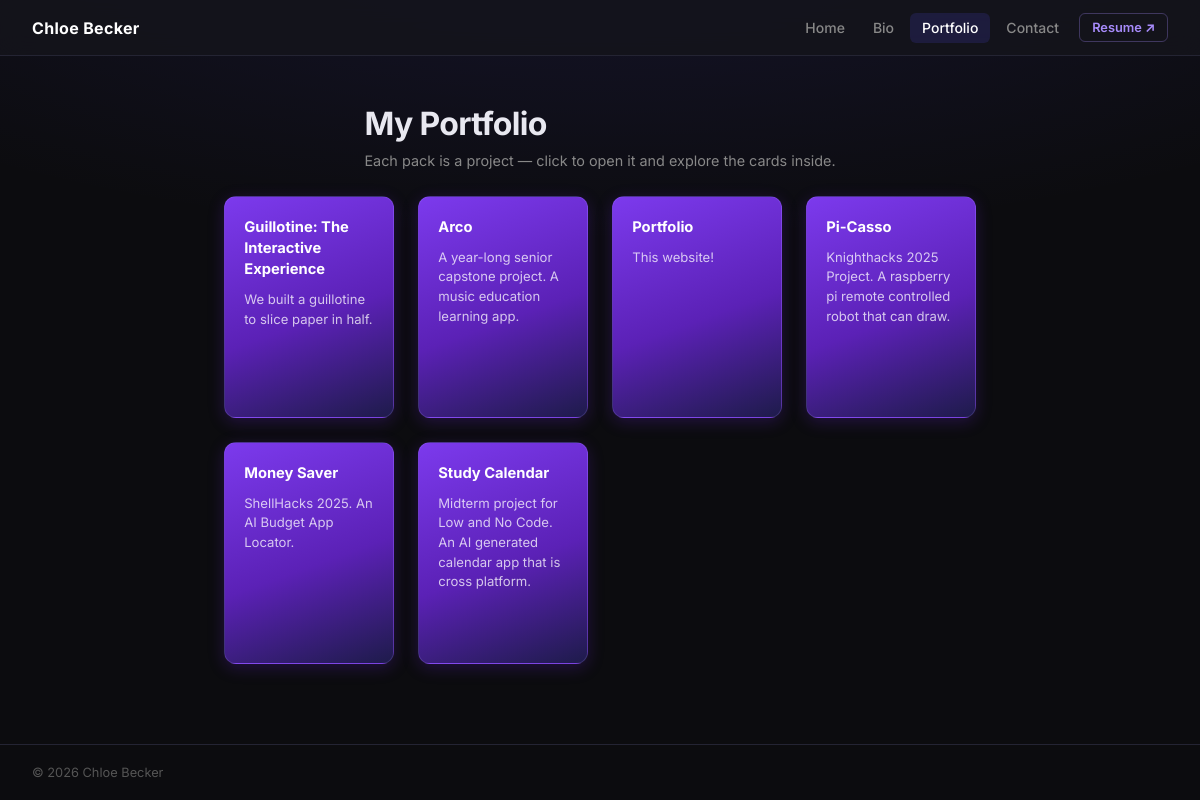
Screenshot of /portfolio.php with the database file from the repository.
### tables this page shows
CREATE TABLE projects (
        id             INTEGER PRIMARY KEY AUTOINCREMENT,
        github_id      INTEGER UNIQUE,
        name           TEXT NOT NULL,
        description    TEXT,
        custom_description TEXT,
        homepage       TEXT,
        language       TEXT,
        topics         TEXT,
        stars          INTEGER DEFAULT 0,
        forks          INTEGER DEFAULT 0,
        html_url       TEXT,
        is_fork        INTEGER DEFAULT 0,
        visible        INTEGER DEFAULT 1,
        sort_order     INTEGER DEFAULT 0,
        created_at     TEXT,
        updated_at     TEXT,
        synced_at      TEXT
    , card_count INTEGER DEFAULT 0, custom_name TEXT, is_current INTEGER DEFAULT 0);

### portfolio.php (the view, shortened to what this page needs)
<!DOCTYPE html>
<html lang="en">
<head>
    <link rel="stylesheet" href="./css/style.css">
</head>
<body>
    <?php require 'header.php'; ?>
    <div class="page-hero">
        <h1>My Portfolio</h1>
        <p>Each pack is a project — click to open it and explore the cards inside.</p>
    </div>
    <?php
    $db = get_db();
    $projects = $db->query("SELECT * FROM projects WHERE visible = 1 ORDER BY sort_order ASC, name ASC")->fetchAll(PDO::FETCH_ASSOC);
    $pack_data = [];
    if ($projects) {
        $ids = array_column($projects, 'id');
        $placeholders = implode(',', array_fill(0, count($ids), '?'));
        $stmt = $db->prepare("SELECT * FROM cards WHERE project_id IN ($placeholders) ORDER BY sort_order ASC, id ASC");
        $stmt->execute($ids);
        foreach ($stmt->fetchAll(PDO::FETCH_ASSOC) as $card) {
            $pack_data[$card['project_id']][] = $card;
        }
    }
    if ($projects):
    ?>
    <div class="packs" data-opened="<?= htmlspecialchars(json_encode(array_map('strval', $_SESSION['opened_packs'] ?? [])), ENT_QUOTES) ?>">
        <?php foreach ($projects as $p):
            $display_name = !empty($p['custom_name']) ? $p['custom_name'] : $p['name'];
            $desc = !empty($p['custom_description']) ? $p['custom_description'] : $p['description'];
        ?>
        <div class="pack" data-project-id="<?= $p['id'] ?>" data-cards="<?= htmlspecialchars(json_encode($pack_data[$p['id']] ?? []), ENT_QUOTES) ?>">
            <div class="pack-inner">
                <h2><?= htmlspecialchars($display_name) ?></h2>
                <?php if (!empty($desc)): ?>
                <p class="pack-desc"><?= htmlspecialchars($desc) ?></p>
                <?php endif; ?>
            </div>
        </div>
        <?php endforeach; ?>
    </div>
    <?php else: ?>
    <p style="padding: 2rem; color: var(--text-muted);">No projects to show yet. <a href="https://github.com/FluffinPuffin" target="_blank" rel="noopener noreferrer">View on GitHub</a></p>
    <?php endif; ?>
    <?php require 'footer.php'; ?>
</body>
</html>

### css/style.css (style rules this page uses)
:root { --bg: #0c0c0f; --surface: #14141c; --surface-2: #1c1c28; --border: #242433; --border-hover: rgba(90, 79, 255, 0.35); --border-active: #5a4fff; --text: #e8e8f0; --text-muted: #888; --text-dim: #555; --purple: #5a4fff; --purple-light: #a78bfa; --purple-glow: rgba(90, 79, 255, 0.35); }
* { box-sizing: border-box; margin: 0; padding: 0; }
html { scroll-behavior: smooth; }
body { font-family: 'Inter', sans-serif; background: radial-gradient(ellipse 80% 40% at 50% -10%, rgba(90, 79, 255, 0.12), transparent) var(--bg); color: var(--text); min-height: 100vh; display: flex; flex-direction: column; }
h1 { padding: 2rem 2rem 0.5rem; font-size: 1.8rem; letter-spacing: -0.01em; max-width: 860px; margin: 0 auto; }
h1+p { padding: 0 2rem 1.5rem; color: var(--text-muted); font-size: 0.92rem; line-height: 1.6; max-width: 860px; margin: 0 auto; }
.page-hero { padding: 3rem 2rem 0.5rem; max-width: 860px; margin: 0 auto; }
.page-hero h1 { padding: 0 0 0.4rem; font-size: 2rem; font-weight: 700; letter-spacing: -0.02em; margin: 0; max-width: none; }
.page-hero p { color: var(--text-muted); font-size: 0.9rem; padding: 0; margin: 0; max-width: none; }
.packs { display: grid; grid-template-columns: repeat(auto-fit, minmax(150px, 170px)); gap: 1.5rem; padding: 1rem 2rem 3rem; justify-content: center; max-width: 860px; margin: 0 auto; }
.pack { cursor: pointer; border-radius: 12px; background: linear-gradient(160deg, #7c3aed 0%, #5b21b6 55%, #1e1b4b 100%); border: 1px solid rgba(167, 139, 250, 0.2); transition: transform 0.18s ease, box-shadow 0.18s ease, border-color 0.18s ease; user-select: none; overflow: hidden; box-shadow: 0 4px 16px rgba(91, 33, 182, 0.3); }
.pack-inner { padding: 1.2rem; display: flex; flex-direction: column; gap: 0.6rem; min-height: 220px; }
.pack-inner h2 { font-size: 0.92rem; font-weight: 700; color: #fff; line-height: 1.45; }
.pack-desc { font-size: 0.82rem; color: rgba(255, 255, 255, 0.75); line-height: 1.5; flex: 1; }

### rows the page displays
projects: custom_name "Guillotine: The Interactive Experience", custom_description "We built a guillotine to slice paper in half."
projects: custom_name "Arco", custom_description "A year-long senior capstone project. A music education learning app."
projects: custom_name "Portfolio", custom_description "This website!"
projects: custom_name "Pi-Casso", custom_description "Knighthacks 2025 Project. A raspberry pi remote controlled robot that can draw."
projects: custom_name "Money Saver", custom_description "ShellHacks 2025. An AI Budget App Locator."
projects: custom_name "Study Calendar", custom_description "Midterm project for Low and No Code. An AI generated calendar app that is cross platform."
